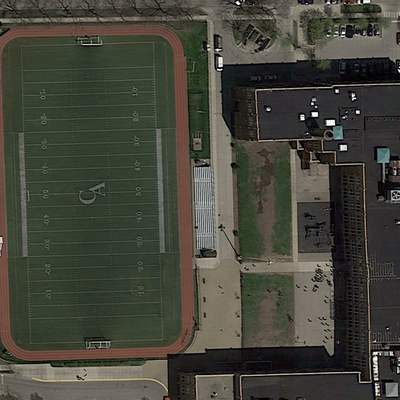
#> input picture data/training/images/satImage_011.png, 400 x 400 px, found by its file name
$ jupyter execute --allow-errors segment_aerial_images.ipynb   (shell and % lines are left out)
#> lines starting #> are read from the running program, lines starting #| are printed output that depends on the picture
[cell 1]
import matplotlib.image as mpimg
import numpy as np
import matplotlib.pyplot as plt
import os, sys
from PIL import Image

[cell 2]
# Helper functions


def load_image(infilename):
    data = mpimg.imread(infilename)
    return data


# [4 lines left out: function img_float_to_uint8, not called in this run]


# Concatenate an image and its groundtruth
def concatenate_images(img, gt_img):
    nChannels = len(gt_img.shape)
    w = gt_img.shape[0]
    h = gt_img.shape[1]
    if nChannels == 3:
        cimg = np.concatenate((img, gt_img), axis=1)
    else:
        gt_img_3c = np.zeros((w, h, 3), dtype=np.uint8)
        gt_img8 = img_float_to_uint8(gt_img)
        gt_img_3c[:, :, 0] = gt_img8
        gt_img_3c[:, :, 1] = gt_img8
        gt_img_3c[:, :, 2] = gt_img8
        img8 = img_float_to_uint8(img)
        cimg = np.concatenate((img8, gt_img_3c), axis=1)
    return cimg


def img_crop(im, w, h):
    list_patches = []
    imgwidth = im.shape[0]
    imgheight = im.shape[1]
    is_2d = len(im.shape) < 3
    for i in range(0, imgheight, h):
        for j in range(0, imgwidth, w):
            if is_2d:
                im_patch = im[j : j + w, i : i + h]
            else:
                im_patch = im[j : j + w, i : i + h, :]
            list_patches.append(im_patch)
    return list_patches

[cell 3]
# Loaded a set of images
root_dir = "Resources/training/"

image_dir = root_dir + "images/"
files = os.listdir(image_dir)
n = min(20, len(files))  # Load maximum 20 images
print("Loading " + str(n) + " images")
imgs = [load_image(image_dir + files[i]) for i in range(n)]
#> in load_image, data is the input picture: shape (400, 400, 3) float32; mean R, G, B 0.268, 0.27, 0.23
#> imgs = 1 item
print(files[0])

gt_dir = root_dir + "groundtruth/"
print("Loading " + str(n) + " images")
gt_imgs = [load_image(gt_dir + files[i]) for i in range(n)]
#> gt_imgs = 1 item
print(files[0])

n = 10  # Only use 10 images for training

[cell 4]
print("Image size = " + str(imgs[0].shape[0]) + "," + str(imgs[0].shape[1]))
#| Image size = 400,400

# Show first image and its groundtruth image
cimg = concatenate_images(imgs[0], gt_imgs[0])
#> in concatenate_images, `cimg = np.concatenate((img, gt_img), axis=1)`:
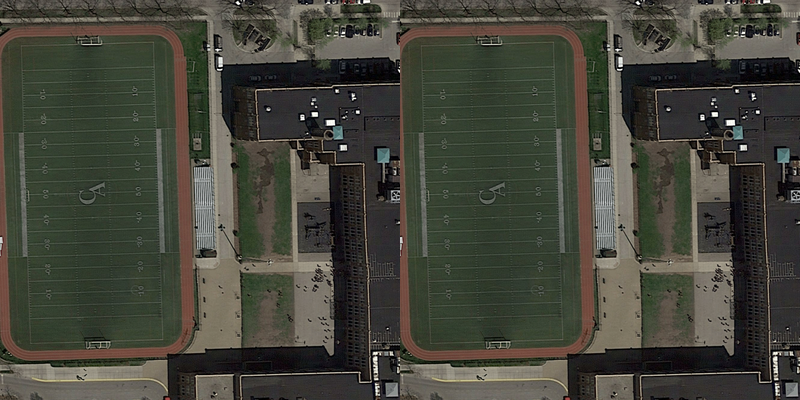
#> cimg: shape (400, 800, 3) float32; mean R, G, B 0.268, 0.27, 0.23
fig1 = plt.figure(figsize=(10, 10))
plt.imshow(cimg, cmap="Greys_r")

[cell 5]
# Extract patches from input images
patch_size = 16  # each patch is 16*16 pixels

#> (the rest of this cell did not finish here and is left out)

#> after the loop in img_crop, `for i in range(0, imgheight, h):`: list_patches = 625 items
gt_patches = [img_crop(gt_imgs[i], patch_size, patch_size) for i in range(n)]

# Linearize list of patches
img_patches = np.asarray(
    [
        img_patches[i][j]
        for i in range(len(img_patches))
        for j in range(len(img_patches[i]))
    ]
)
gt_patches = np.asarray(
    [
        gt_patches[i][j]
        for i in range(len(gt_patches))
        for j in range(len(gt_patches[i]))
    ]
)

[cell 6]
# Extract 6-dimensional features consisting of average RGB color as well as variance
# [23 lines left out: functions extract_features, extract_features_2d, extract_img_features, not called in this run]

[cell 7]
# Compute features for each image patch
foreground_threshold = (
    0.25  # percentage of pixels > 1 required to assign a foreground label to a patch
)
#> foreground_threshold = 0.25


# [6 lines left out: function value_to_class, not called in this run]


#> (the rest of this cell did not finish here and is left out)
